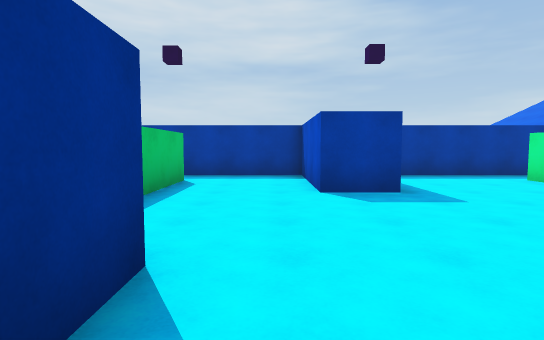
view 1 (above)

23 first-person views from a walk through a Unity game level. The camera is 1.4 m above the floor, tilts 4° down and sees 80° across. The floor is counted in squares, 2 m on a side. Each view is taken from the middle of a square. On the plan, view 1 faces up. The plan holds only what a view shows up to about 10 squares ahead; the rest is blank. The place goes on beyond the plan. The player character is not drawn.

view 2
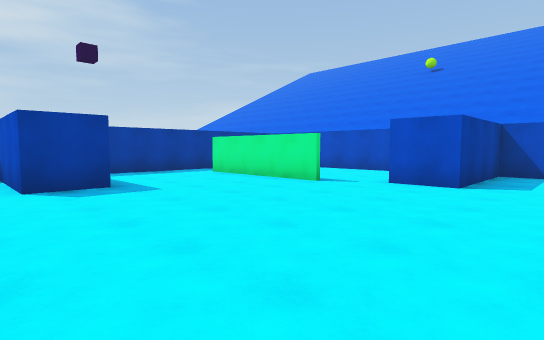

view 3
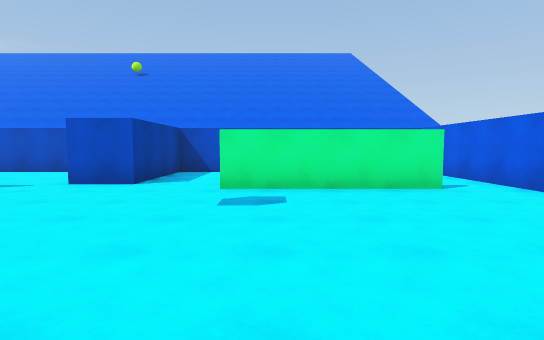

view 4
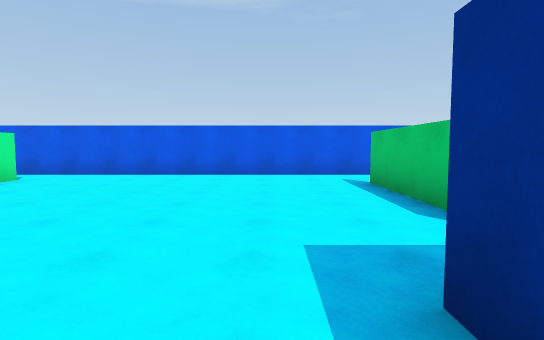

view 5
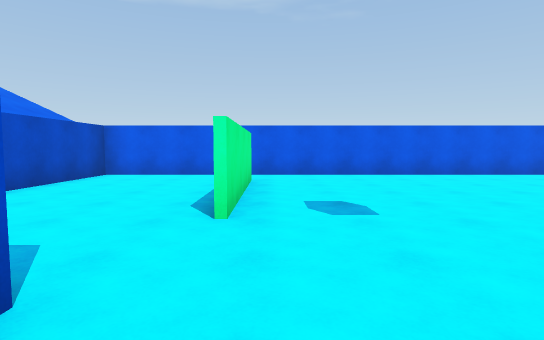

view 6
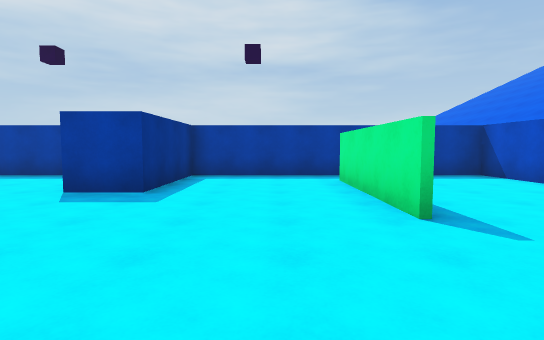

view 7
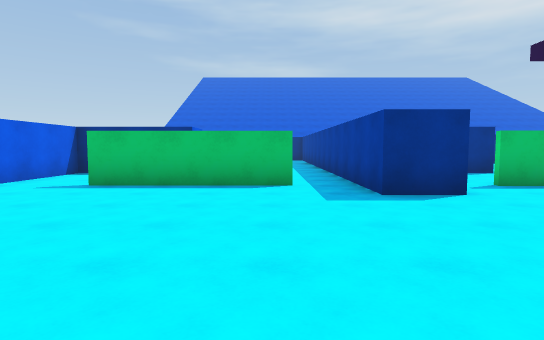

view 8
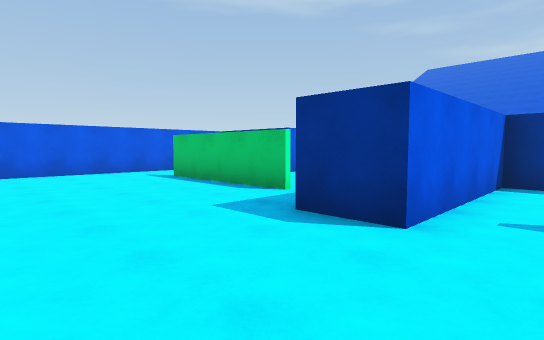

view 9
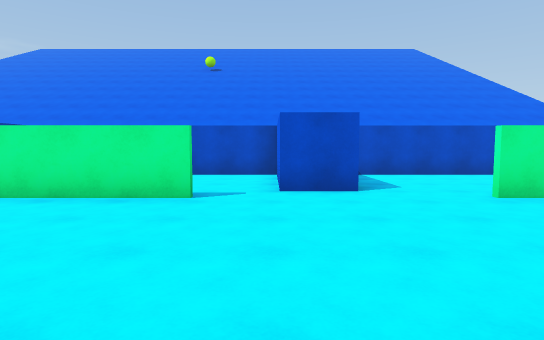

view 10
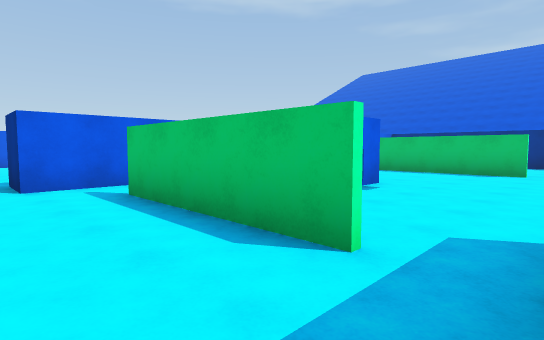

view 11
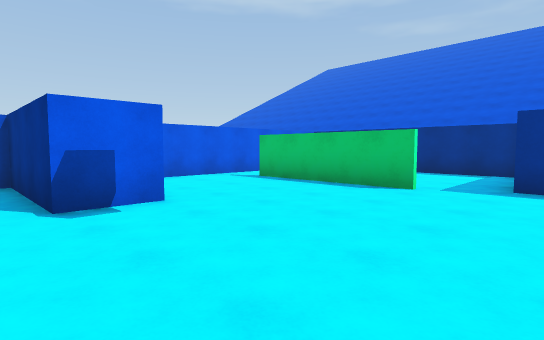

view 12
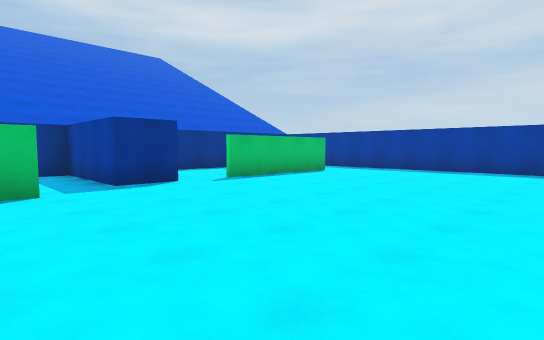

view 13
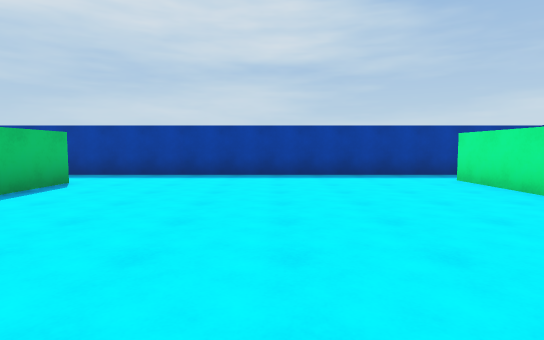

view 14
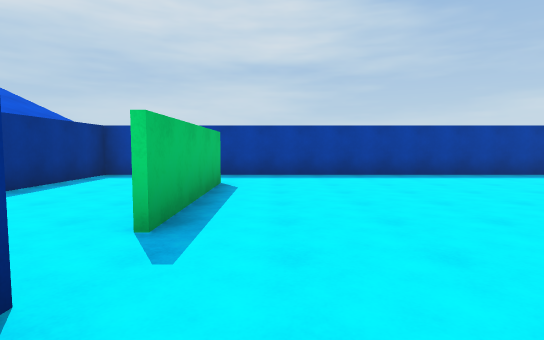

view 15
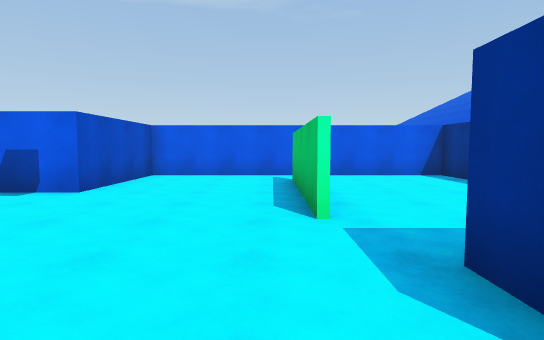

view 16
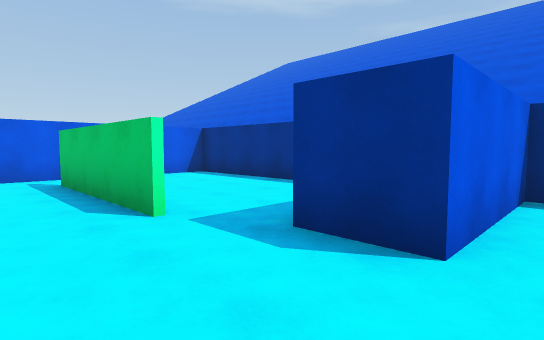

view 17
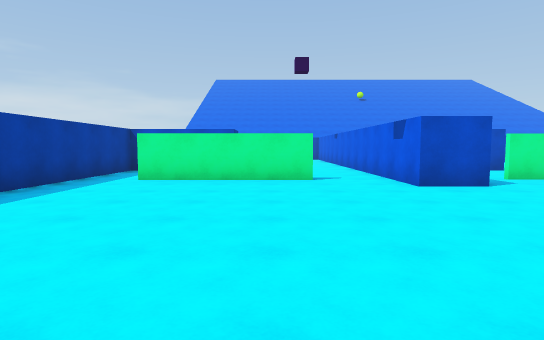

view 18
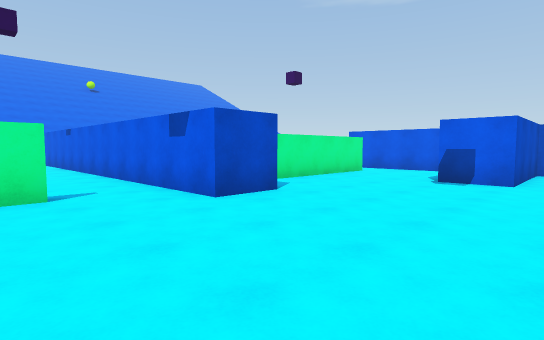

view 19
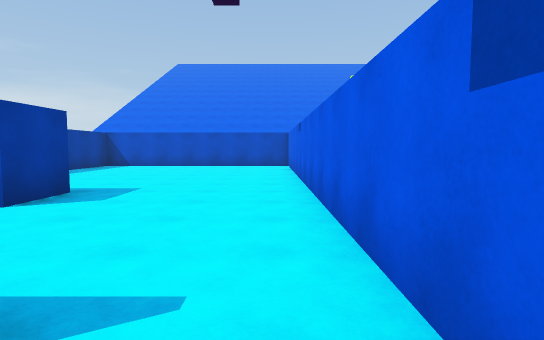

view 20
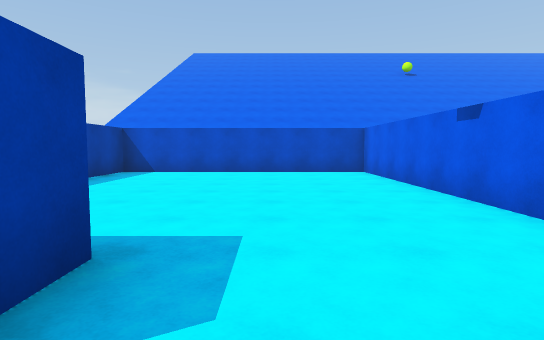

view 21
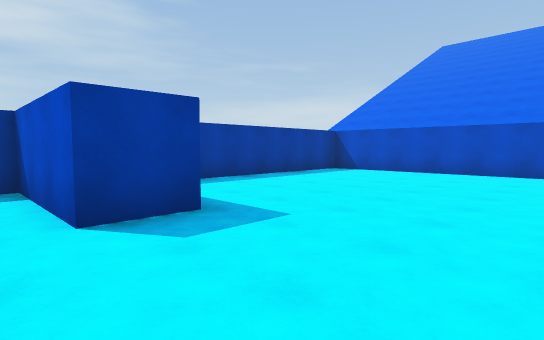

view 22
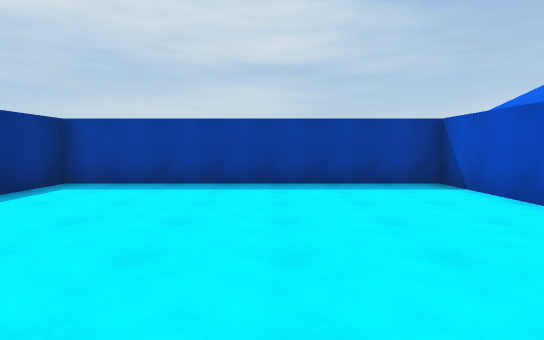

view 23
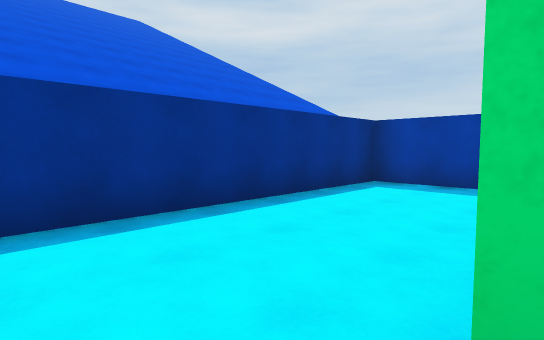

### Floor plan
Ten units are one square. View 1 is at (0, 0); x grows to the right and y downward. Boxes are objects, and circles mark ways between rooms. Rooms are numbered by the first view taken in them; rooms with no view inside come last. Other rooms are left out.
<svg viewBox="-137 -167 235 234">
<path fill="none" stroke="#000" d="M54 -30 54 -69M-19 5 -19 44M54 50 54 11M-25 -19 -8 -19 -8 -6 -25 -6M-16 62 93 62 93 -6 61 -6 61 -19M-19 -70 -19 -31M65 -81 20 -81 20 -50 8 -50 8 -64M8 -64 8 -81 -29 -81M-21 -110 -21 -149M-33 -80 -33 -94 -16 -94M-101 -94 -101 -81M-94 -70 -94 -55M-101 -144 -101 -106M-60 -50 -48 -50M-21 -55 -21 -69M-14 -162 -94 -162M21 -131 8 -131 8 -145M-16 -94 93 -94 93 -162 20 -162 20 -146M-101 -81 -132 -81 -132 -19 -95 -19M-94 -162 -132 -162 -132 -94 -101 -94M93 -19 93 -81 80 -81M65 -19 89 -19M-94 -55 -94 -31M-95 -19 -60 -19 -60 -50M-48 -50 -48 -19 -25 -19M-21 -31 -21 -55M-48 62 -16 62M8 -145 8 -162 -14 -162"/>
<circle cx="-5" cy="-55" r="3" fill="#2a7"/>
<circle cx="60" cy="-30" r="3" fill="#2a7"/>
<circle cx="60" cy="-75" r="3" fill="#2a7"/>
<circle cx="-20" cy="-30" r="3" fill="#2a7"/>
<circle cx="-20" cy="55" r="3" fill="#2a7"/>
<circle cx="-20" cy="-75" r="3" fill="#2a7"/>
<circle cx="-20" cy="-105" r="3" fill="#2a7"/>
<circle cx="-105" cy="-75" r="3" fill="#2a7"/>
<circle cx="-100" cy="-155" r="3" fill="#2a7"/>
<circle cx="-110" cy="-100" r="3" fill="#2a7"/>
<circle cx="-75" cy="-45" r="3" fill="#2a7"/>
<circle cx="-35" cy="-45" r="3" fill="#2a7"/>
<circle cx="-20" cy="-155" r="3" fill="#2a7"/>
<circle cx="-5" cy="-140" r="3" fill="#2a7"/>
<circle cx="-90" cy="-30" r="3" fill="#2a7"/>
<text x="30" y="0">1</text>
<text x="-10" y="-80">2</text>
<text x="-60" y="-110">3</text>
<text x="40" y="-130">4</text>
<text x="-120" y="-50">5</text>
<text x="-120" y="-130">6</text>
<text x="80" y="-60">7</text>
<text x="-80" y="-40">8</text>
<text x="-40" y="-40">9</text>
<text x="-30" y="50">10</text>
<text x="-10" y="-160">11</text>
</svg>
Room 1 opens to room 2. Room 1 opens to room 7. Room 1 opens to room 9. Room 1 opens to room 10. Room 2 opens to room 3. Room 3 opens to room 4. Room 3 opens to room 5. Room 3 opens to room 6. Room 3 opens to room 8. Room 3 opens to room 9. Room 3 opens to room 11. Room 4 opens to room 11. Room 5 opens to room 8.

Where each view was taken, in squares from view 1:
view 1: 0 up, 0 right, facing up
view 2: 1 down, 0 right, facing up-right
view 3: 2 down, 0 right, facing right
view 4: 2 up, 0 right, facing down
view 5: 2 up, 5 right, facing down
view 6: 0 up, 4 right, facing up
view 7: 1 down, 4 right, facing left
view 8: 3 up, 2 right, facing down-left
view 9: 2 up, 1 right, facing right
view 10: 8 up, 0 right, facing down-left
view 11: 9 up, 4 left, facing down-left
view 12: 6 up, 4 left, facing up-left
view 13: 8 up, 6 left, facing up
view 14: 8 up, 9 left, facing up
view 15: 10 up, 9 left, facing down
view 16: 10 up, 8 left, facing down-left
view 17: 12 up, 9 left, facing right
view 18: 12 up, 7 left, facing down-right
view 19: 10 up, 3 left, facing right
view 20: 12 up, 0 right, facing right
view 21: 10 up, 0 right, facing up-right
view 22: 10 up, 6 right, facing up
view 23: 10 up, 10 left, facing up-left
